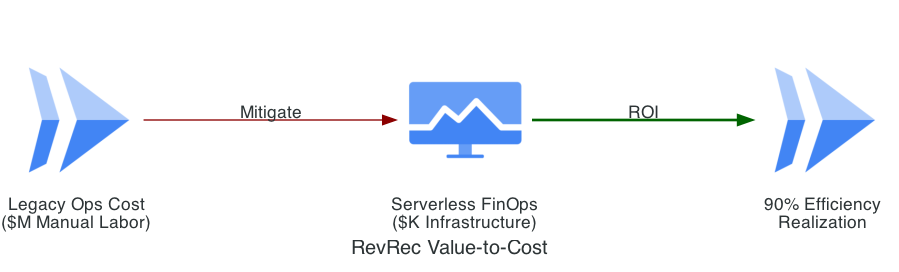

Recreate this plot in Python.
from diagrams import Diagram, Edge
from diagrams.gcp.compute import Run
from diagrams.gcp.operations import Monitoring

graph_attr = {"pad": "0.1", "nodesep": "1.5", "ranksep": "2.0", "bgcolor": "transparent"}

with Diagram("RevRec Value-to-Cost", show=False, filename="revrec_value_to_cost", direction="LR", graph_attr=graph_attr):
    labor_cost = Run("Legacy Ops Cost\n($M Manual Labor)")
    serverless_cost = Monitoring("Serverless FinOps\n($K Infrastructure)")
    roai = Run("90% Efficiency\nRealization")

    labor_cost >> Edge(label="Mitigate", color="darkred") >> serverless_cost >> Edge(label="ROI", color="darkgreen", style="bold") >> roai
